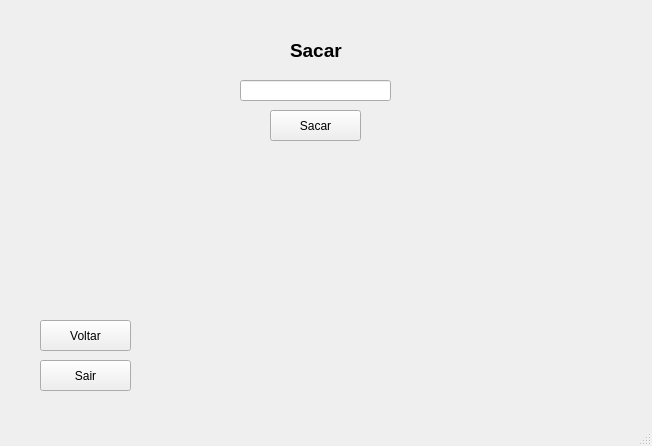
<?xml version="1.0" encoding="UTF-8"?>
<ui version="4.0">
 <class>MainWindow</class>
 <widget class="QMainWindow" name="MainWindow">
  <property name="geometry">
   <rect>
    <x>0</x>
    <y>0</y>
    <width>652</width>
    <height>446</height>
   </rect>
  </property>
  <property name="cursor">
   <cursorShape>ArrowCursor</cursorShape>
  </property>
  <property name="windowTitle">
   <string>MainWindow</string>
  </property>
  <widget class="QWidget" name="centralwidget">
   <widget class="QLabel" name="labelSacar">
    <property name="geometry">
     <rect>
      <x>290</x>
      <y>30</y>
      <width>61</width>
      <height>41</height>
     </rect>
    </property>
    <property name="font">
     <font>
      <pointsize>14</pointsize>
      <weight>75</weight>
      <bold>true</bold>
     </font>
    </property>
    <property name="text">
     <string>Sacar</string>
    </property>
   </widget>
   <widget class="QPushButton" name="btnDepositar">
    <property name="geometry">
     <rect>
      <x>270</x>
      <y>110</y>
      <width>91</width>
      <height>31</height>
     </rect>
    </property>
    <property name="cursor">
     <cursorShape>PointingHandCursor</cursorShape>
    </property>
    <property name="text">
     <string>Sacar</string>
    </property>
   </widget>
   <widget class="QPushButton" name="btnSair">
    <property name="geometry">
     <rect>
      <x>40</x>
      <y>360</y>
      <width>91</width>
      <height>31</height>
     </rect>
    </property>
    <property name="cursor">
     <cursorShape>PointingHandCursor</cursorShape>
    </property>
    <property name="text">
     <string>Sair</string>
    </property>
   </widget>
   <widget class="QPushButton" name="btnVoltar">
    <property name="geometry">
     <rect>
      <x>40</x>
      <y>320</y>
      <width>91</width>
      <height>31</height>
     </rect>
    </property>
    <property name="cursor">
     <cursorShape>PointingHandCursor</cursorShape>
    </property>
    <property name="text">
     <string>Voltar</string>
    </property>
   </widget>
   <widget class="QLineEdit" name="lineEditSacar">
    <property name="geometry">
     <rect>
      <x>240</x>
      <y>80</y>
      <width>151</width>
      <height>21</height>
     </rect>
    </property>
   </widget>
  </widget>
  <widget class="QMenuBar" name="menubar">
   <property name="geometry">
    <rect>
     <x>0</x>
     <y>0</y>
     <width>652</width>
     <height>21</height>
    </rect>
   </property>
  </widget>
  <widget class="QStatusBar" name="statusbar"/>
 </widget>
 <resources/>
 <connections/>
</ui>
